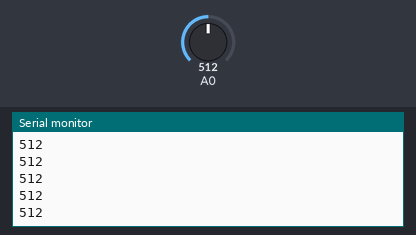
The sketch below on a simulated Arduino Uno, built with avr-gcc and run on an emulated ATmega328P. Parts: the last lines printed to the serial monitor. Inputs (shaded band) come from the test bench; at power-on: A0 = 512.

Above: at 3.2 s.
3.3 s: A0 set to 716
At 4.0 s:
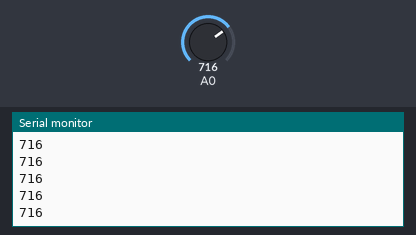
4.8 s: A0 set to 900
At 5.6 s:
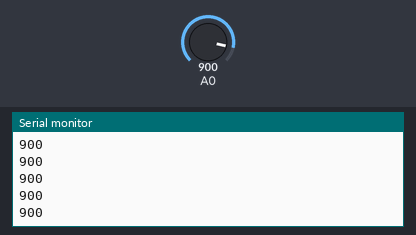
Timing chart, 0 to 7.2 s (numbered marks = the images above; inputs shaded):
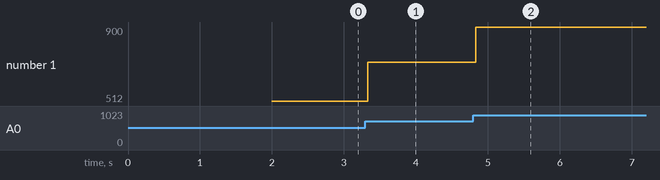

Measured:
- after the input at 3.3 s, the serial monitor: prints a new line at once (image 1)
- after the input at 4.8 s, the serial monitor: prints a new line at once (image 2)
- plotted number 1: 512 → 716 after the input at 3.3 s, 716 → 900 after the input at 4.8 s

The sketch:

cellLoad.pde
```cpp
int midA, midB, midC;

void setup(){
  Serial.begin(19200);
  delay(2000);
}

void loop(){
  int a=analogRead(0);

  Serial.print( a );
  Serial.print("\n");
/*
  int b=analogRead(1);

  Serial.print( b );
  Serial.print(" ");

  Serial.print( a-b );
  Serial.print("\n");
  */
}
```
